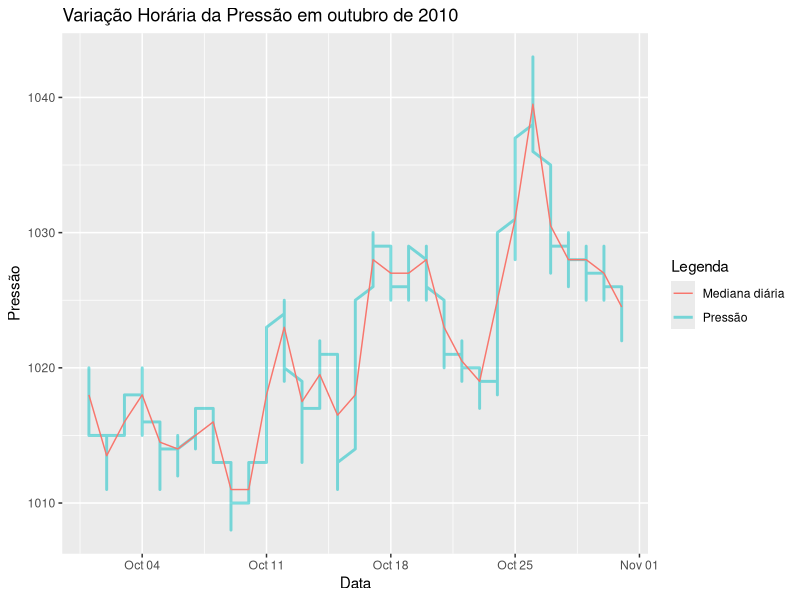
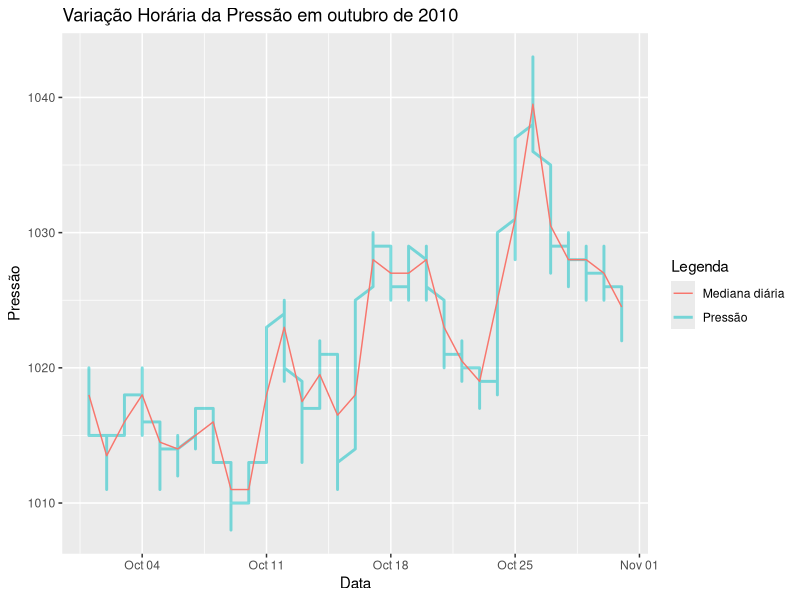

Reproduce these figures in R, in order.
library(ggplot2)

dados <- read.csv("Exc3/clima.csv")

dados$Data <- as.Date(substr(dados$Data, 1, 10))

dados_outubro <- subset(dados, substr(dados$Data, 1, 7) == "2010-10")

dados_outubro$Dia <- dados_outubro$Data

mediana_diaria <- aggregate(Pressão~Dia, data = dados_outubro, FUN = median, na.rm = TRUE)

ggplot() +
  geom_line(data = dados_outubro, aes(x = Data, y = Pressão, color = "Pressão"), alpha = 0.5, linewidth = 1) +
  geom_line(data = mediana_diaria, aes(x = Dia, y = Pressão, color = "Mediana diária")) +
  labs(
    title = "Variação Horária da Pressão em outubro de 2010",
    x = "Data",
    y = "Pressão",
    color = "Legenda")

ggsave("plot.png", width = 10, height = 5)